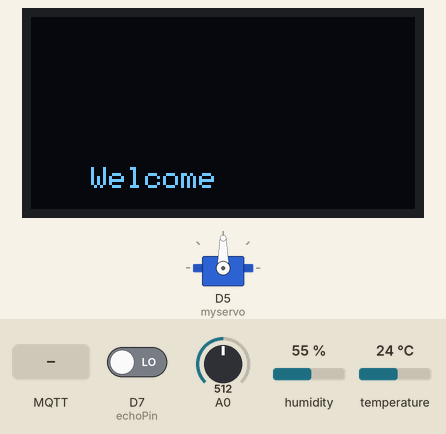
Simulated run of this sketch. Board: ESP8266 (NodeMCU). On the bench: servo, 128×64 one-colour display. Inputs (shaded band) come from the test bench; at power-on: A0 = 512, D7 (echoPin) LOW, humidity 55 %, temperature 24 °C. WiFi joins after 1.5 s; servers stay silent unless stated; no MQTT or app messages arrive unless stated; what the sketch prints to the serial monitor is not drawn.

Above: at 10.6 s.
10.7 s: A0 set to 910
21.3 s: A0 set to 941
At 31.2 s:
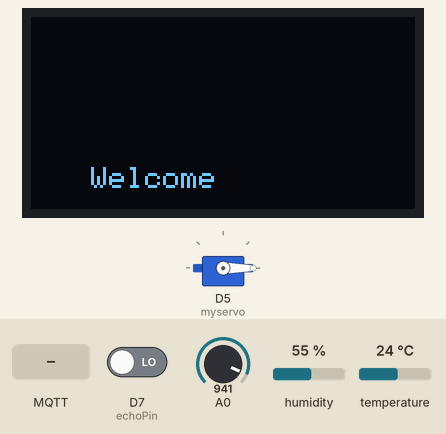
31.6 s: A0 set to 519
41.4 s: A0 set to 490
At 50.3 s:
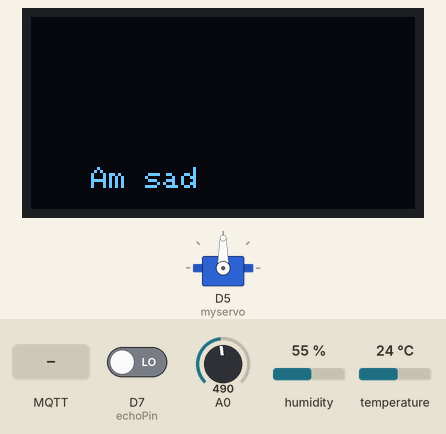
51.8 s: MQTT message "MOTORON" arrives on the first subscribed topic
At 53.1 s:
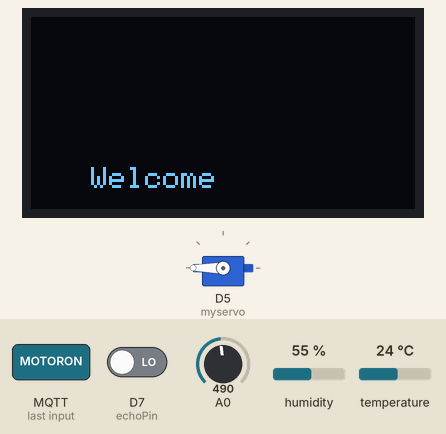
Timing chart, 0 to 61.9 s (numbered marks = the images above; inputs shaded):
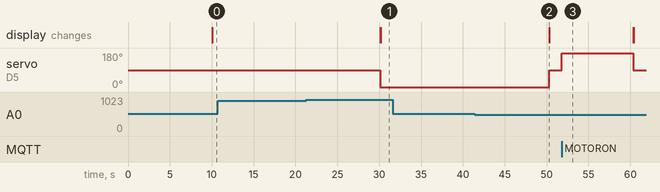

Measured:
- the behaviour switches between 925 and 926 on A0 (found by bisection; images 0 and 1)
- the behaviour switches between 507 and 506 on A0 (found by bisection; images 1 and 2)
- after the input at 10.7 s, every drawn part: stays the same
- after the input at 21.3 s, servo on D5 (myservo): 90° → 0° after 8.9 s; the display: first changes after 8.9 s (image 1 shows a later state)
- after the input at 31.6 s, every drawn part: stays the same
- after the input at 41.4 s, servo on D5 (myservo): 0° → 90° after 8.9 s; the display: changes after 8.9 s (image 2)
- after the input at 51.8 s, servo on D5 (myservo): 90° → 180° at once, → 90° 8.6 s later

The sketch:

Smart_Plant_communicator.ino
```cpp
#include <ESP8266WiFi.h>
#include <PubSubClient.h>
#include <Servo.h>
#include <SPI.h>
#include <Wire.h>
#include <Adafruit_GFX.h>
#include <Adafruit_SSD1306.h>

#define OLED_RESET D5
/* Object named display, of the class Adafruit_SSD1306 */
Adafruit_SSD1306 display(OLED_RESET);

#if (SSD1306_LCDHEIGHT != 64)
#error("Height incorrect, please fix Adafruit_SSD1306.h!");
#endif

Servo myservo;
#include "DHT.h"
#define DHTPIN D3
#define DHTTYPE DHT11
DHT dht (DHTPIN, DHTTYPE);

String command;
String data="";


void callback(char* topic, byte* payload, unsigned int payloadLength);

//-------- Customise these values -----------
const char* ssid = "Smartbridge";
const char* password = "iotgyan@sb";

//-------- Customise the above values --------
#define ORG "nlm7m3"
#define DEVICE_TYPE "IoT"
#define DEVICE_ID "1234"
#define TOKEN "12345678"

//  PIN DECLARATIONS

#define trigPin D6
#define echoPin D7

float h,t;
int duration,distance,moisture;

//-------- Customise the above values --------
const char publishTopic[] = "iot-2/evt/Data/fmt/json";
char server[] = ORG ".messaging.internetofthings.ibmcloud.com";
char topic[] = "iot-2/cmd/home/fmt/String";// cmd  REPRESENT command type AND COMMAND IS TEST OF FORMAT STRING
char authMethod[] = "use-token-auth";
char token[] = TOKEN;
char clientId[] = "d:" ORG ":" DEVICE_TYPE ":" DEVICE_ID;


WiFiClient wifiClient;
PubSubClient client(server, 1883, callback, wifiClient);

int publishInterval = 5000; // 30 seconds
long lastPublishMillis;
void publishData();

void drawStr(uint8_t x, uint8_t y, char* str){
  display.setCursor(x, y);  /* Set x,y coordinates */
  display.println(str);
}

void setup() {

  Serial.begin(115200);
  Serial.println();
  pinMode(trigPin,OUTPUT);
  pinMode(echoPin,INPUT);
  myservo.attach(D5);
  dht.begin();
  display.begin(SSD1306_SWITCHCAPVCC, 0x3C); /* Initialize display with address 0x3C */
  display.clearDisplay();  /* Clear display */
  display.setTextSize(1);  /* Select font size of text. Increases with size of argument. */
  display.setTextColor(WHITE);  /* Color of text*/
  Serial.println("");
  wifiConnect();
  mqttConnect();
}

void loop() {


 if (millis() - lastPublishMillis > publishInterval)
  {
    publishData();
    lastPublishMillis = millis();
  }

  if (!client.loop()) {
    mqttConnect();
  }
}

void wifiConnect() {
  Serial.print("Connecting to "); Serial.print(ssid);
  WiFi.begin(ssid, password);
  while (WiFi.status() != WL_CONNECTED) {
    delay(500);
    Serial.print(".");
  }
  Serial.print("WiFi connected, IP address: ");
  Serial.println(WiFi.localIP());
}

void mqttConnect() {
  if (!client.connected())
  {
    Serial.print("Reconnecting MQTT client to "); Serial.println(server);
    while (!client.connect(clientId, authMethod, token)) {
      Serial.print(".");
      delay(500);
    }

    initManagedDevice();
    Serial.println();
  }
}

void initManagedDevice() {
  if (client.subscribe(topic)) {

    Serial.println("subscribe to cmd OK");
  } else {
    Serial.println("subscribe to cmd FAILED");
  }
}

void callback(char* topic, byte* payload, unsigned int payloadLength) {

  Serial.print("callback invoked for topic: ");
  Serial.println(topic);

  for (int i = 0; i < payloadLength; i++) {

    command+= (char)payload[i];
  }

  Serial.print("data: "+ command);
    if(command == "MOTORON"&& moisture<50)
  {
    myservo.write(180);
    Serial.print("Motor ON");
  }
  else if(command == "MOTOROFF"&& moisture>90)
  {
     myservo.write(0);
    Serial.print("Motor OFF");
  }
  command= "";
}


void publishData()
{
  delay(1000);
h = dht.readHumidity();
t = dht.readTemperature();
if (isnan(h) || isnan(t))
{
Serial.println("Failed to read from DHT sensor!");
return;
}
Serial.print("Humidity: ");
Serial.print(h);
Serial.print(" %\t");
Serial.print("Temperature: ");
Serial.print(t);
Serial.println(" *C ");
Serial.print("temp");
    moisture = analogRead(A0);
    moisture = map(moisture,0,1023,0,100);
  digitalWrite(trigPin, HIGH);
  delay(1000);
  digitalWrite(trigPin, LOW);
  duration = pulseIn(echoPin, HIGH);
  distance =(duration/2) * 0.0343;// time * speed of sound(0.0343cm/microsec)
  Serial.print(distance);
  Serial.println(" cm");
  delay(1000);
  Serial.println("moisture is :");
  Serial.println(moisture);
  delay(1000);

    if(moisture<50)
  {
  display.clearDisplay();
  drawStr(20, 50, "Am sad");
  display.display();
  myservo.write(90);

  }
  else if(moisture>90)
  {
  display.clearDisplay();
  drawStr(20, 50, "Am Happy");
  display.display();
   myservo.write(0);
  }
  if(distance<5)
  {
  Serial.println("Welcome");
  display.clearDisplay();
  drawStr(20, 50, "Welcome");
  display.display();
  }
  else if(distance>10 && distance<20)
  {
  Serial.println("BYE..");
  display.clearDisplay();
  drawStr(20, 50, "BYE...");
  display.display();
  }


  String payload = "{\"d\":{\"temperature\":";
  payload += t;
  payload += ",""\"humidity\":";
  payload +=  h;
  payload += ",""\"distance\":";
  payload += distance;
  payload +=",""\"Moisture\":";
  payload += moisture;
  payload += "}}";


  Serial.print("\n");
  Serial.print("Sending payload: "); Serial.println(payload);

  if (client.publish(publishTopic, (char*) payload.c_str())) {
    Serial.println("Publish OK");
  } else {
    Serial.println("Publish FAILED");
  }
}
```
